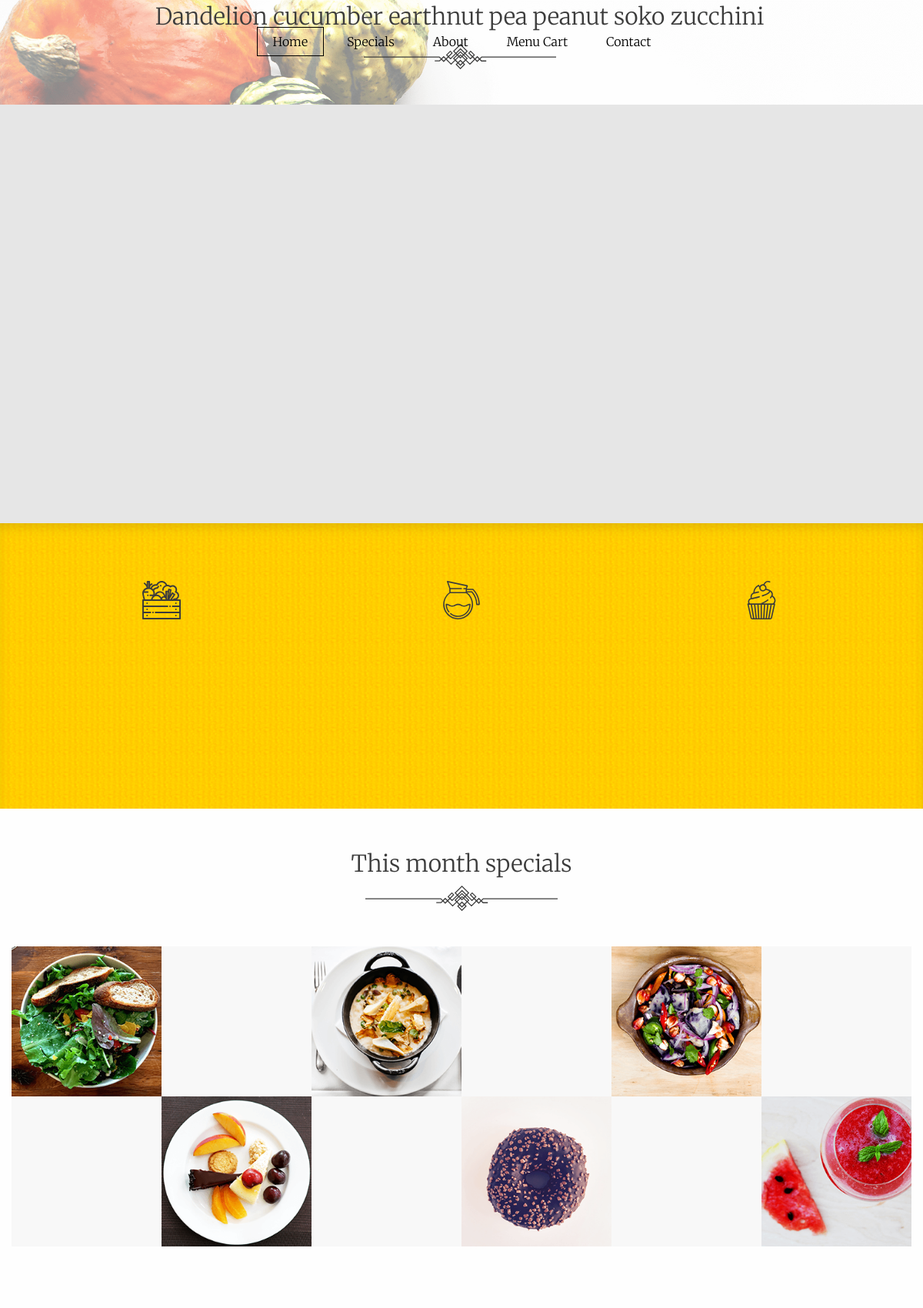
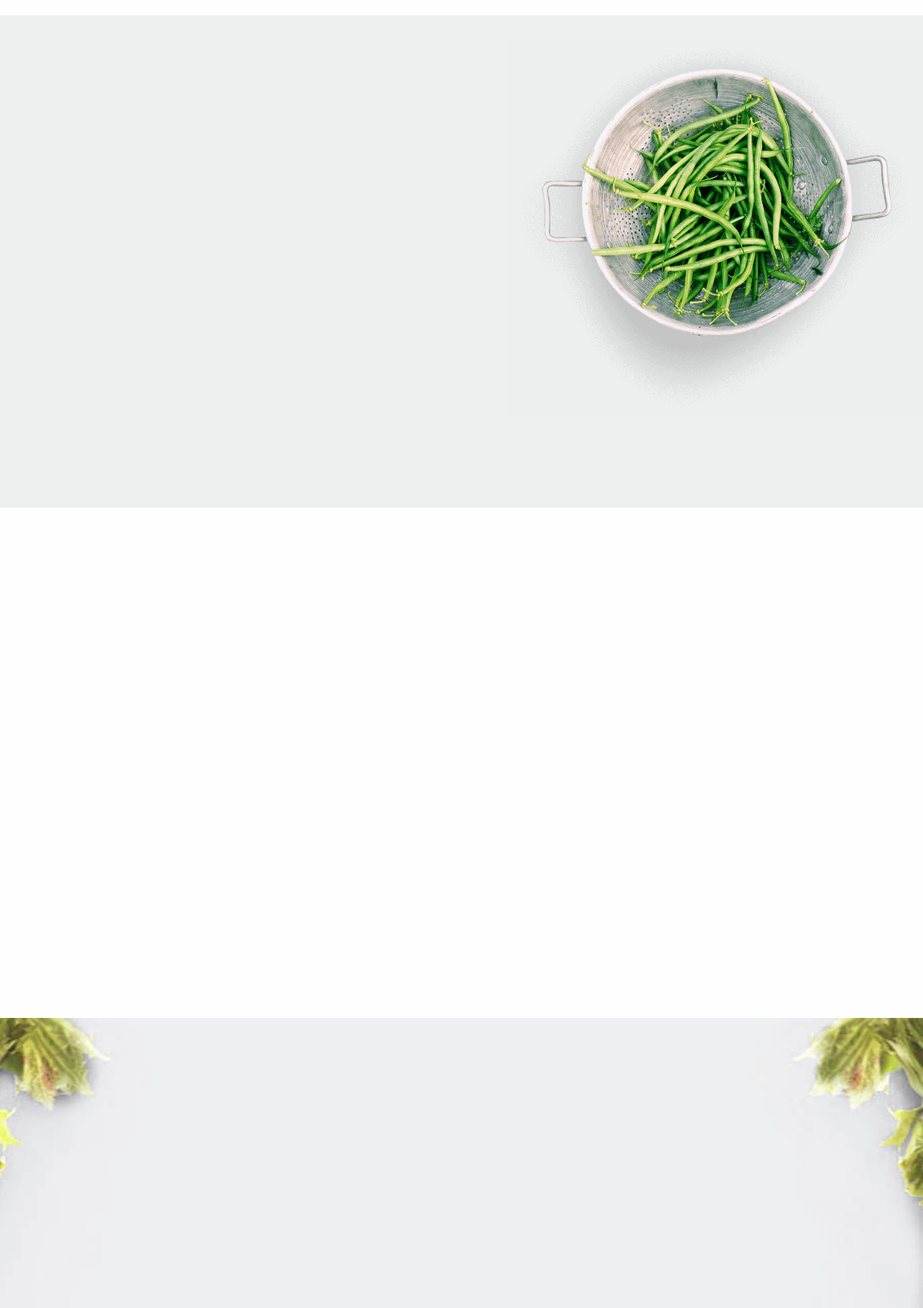
The page / (upper part) on the database its author committed (2 pictures, top to bottom).
### tables this page shows
CREATE TABLE `slider` (
  `id_slider` int(11) NOT NULL,
  `img_slider` text NOT NULL,
  `title_slider` varchar(200) NOT NULL
);

CREATE TABLE `under_slider` (
  `id_under` int(11) NOT NULL,
  `img_under1` text NOT NULL,
  `title_under1` varchar(200) NOT NULL,
  `description_under1` varchar(500) NOT NULL,
  `img_under2` text NOT NULL,
  `title_under2` varchar(200) NOT NULL,
  `description_under2` varchar(500) NOT NULL,
  `img_under3` text NOT NULL,
  `title_under3` varchar(200) NOT NULL,
  `description_under3` varchar(500) NOT NULL
);

CREATE TABLE `specials` (
  `id_special` int(11) NOT NULL,
  `img_special1` text NOT NULL,
  `title_special1` varchar(150) NOT NULL,
  `description_special1` varchar(250) NOT NULL,
  `price_special1` varchar(100) NOT NULL,
  `img_special2` text NOT NULL,
  `title_special2` varchar(150) NOT NULL,
  `description_special2` varchar(250) NOT NULL,
  `price_special2` varchar(100) NOT NULL,
  `img_special3` text NOT NULL,
  `title_special3` varchar(150) NOT NULL,
  `description_special3` varchar(250) NOT NULL,
  `price_special3` varchar(100) NOT NULL,
  `img_special4` text NOT NULL,
  `title_special4` varchar(150) NOT NULL,
  `description_special4` varchar(250) NOT NULL,
  `price_special4` varchar(100) NOT NULL,
  `img_special5` text NOT NULL,
  `title_special5` varchar(150) NOT NULL,
  `description_special5` varchar(250) NOT NULL,
  `price_special5` varchar(100) NOT NULL,
  `img_special6` text NOT NULL,
  `title_special6` varchar(150) NOT NULL,
  `description_special6` varchar(250) NOT NULL,
  `price_special6` varchar(100) NOT NULL
);

CREATE TABLE `about` (
  `id_about` int(11) NOT NULL,
  `img_about` text NOT NULL,
  `title_about` varchar(200) NOT NULL,
  `description_about` varchar(500) NOT NULL
);

### index.php (the view, shortened to what this page needs)
<?php
include "./includes/header.php";
?>
        <div class="slider">
            <?php
                $select="SELECT * FROM `slider`";
                $query=mysqli_query($conn , $select);
                while($row=mysqli_fetch_assoc($query)):
            ?>
            <div class="a-slide slide1" style="background-image: url('Dashboard/Upload/<?php echo $row['img_slider'] ?>');">
                <div class="container">
                    <div class="bottom-section scroll-reveal" data-origin="right" data-distance="20%">
                        <h1 class="header-txt"><?php echo $row['title_slider'] ?></h1>
                        <div class="divider">
                        </div>
                    </div>
                </div>
            </div>
            <?php endwhile; ?>
        </div>
    </header>
    <section class="category-icons">
        <div class="container">
            <div class="yellow-content">
                <?php
                    $select="SELECT * FROM `under_slider`";
                    $query=mysqli_query($conn , $select);
                    while($row=mysqli_fetch_assoc($query)):
                ?>
                    <div class="icon">
                        <img class="scroll-reveal" data-origin="top" data-distance="20%" src="Dashboard/Upload/<?php echo $row['img_under1'] ?>" />
                    </div>
                    <div class="icon">
                        <img class="scroll-reveal" data-origin="top" data-distance="20%" src="Dashboard/Upload/<?php echo $row['img_under2'] ?>" />
                    </div>
                    <div class="icon">
                        <img class="scroll-reveal" data-origin="top" data-distance="20%" src="Dashboard/Upload/<?php echo $row['img_under3'] ?>" />
                    </div>
                <?php endwhile; ?>
            </div>
        </div>
    </section>
    <section id="specials-grid" class="month-specials" data-scroll-reveal="enter from the bottom after 0.9s">
        <div class="container">
            <h1 class="header-txt">This month specials</h1>
            <div class="divider">
            </div>
            <div class="specials-content">
                <?php
                    $select="SELECT * FROM `specials`";
                    $query=mysqli_query($conn , $select);
                    while($row=mysqli_fetch_assoc($query)):
                ?>
                    <div class="special">
                        <div class="special-img img-01">
                            <img src="Dashboard/Upload/<?php echo $row['img_special1'] ?>" />
                        </div>
                        <div class="special-items spec-01">
                        </div>
                    </div>
                    <div class="special">
                        <div class="special-img img-02">
                            <img src="Dashboard/Upload/<?php echo $row['img_special2'] ?>" />
                        </div>
                        <div class="special-items spec-02">
                        </div>
                    </div>
                    <div class="special">
                        <div class="special-img img-03">
                            <img src="Dashboard/Upload/<?php echo $row['img_special3'] ?>" />
                        </div>
                        <div class="special-items spec-03">
                        </div>
                    </div>
                    <div class="special">
                        <div class="special-items spec-04">
                        </div>
                        <div class="special-img img-04">
                            <img src="assets/img/<?php echo $row['img_special4']; ?>" />
                        </div>
                    </div>
                    <div class="special">
                        <div class="special-items spec-05">
                        </div>
                        <div class="special-img img-05">
                            <img src="Dashboard/Upload/<?php echo $row['img_special5'] ?>" />
                        </div>
                    </div>
                    <div class="special">
                        <div class="special-items spec-06">
                        </div>
                        <div class="special-img img-06">
                            <img src="Dashboard/Upload/<?php echo $row['img_special6'] ?>" />
                        </div>
                    </div>
                <?php endwhile ?>
            </div>
        </div>
    </section>
    <?php
        $select="SELECT * FROM `about`";
        $query=mysqli_query($conn , $select);
        while($row=mysqli_fetch_assoc($query)):
    ?>
        <section id="about-us" class="about" style="background-image: url('Dashboard/Upload/<?php echo $row['img_about']; ?>');">
            <div class="container">
                <div class="about-content">
                </div>
            </div>
        </section>
    <?php endwhile; ?>
<?php include "./includes/footer.php"; ?>

### includes/header.php (shortened to what this page needs)
<!doctype html>
<html class="no-js" lang="en">
<head>
    <link rel="stylesheet" href="css/app.css">
    <link rel="stylesheet" type="text/css" href="https://cdnjs.cloudflare.com/ajax/libs/slick-carousel/1.7.1/slick.css" />
    <link rel="stylesheet" type="text/css" href="https://cdnjs.cloudflare.com/ajax/libs/slick-carousel/1.7.1/slick-theme.css" />
</head>
<body>
    <header class="site-header">
        <div class="container">
            <div class="header-content">
                <div class="top-menu  scroll-reveal">
                    <div class="menu">
                        <nav id="main-nav" data-animate="menu-in menu-out">
                            <ul class="main-navigation">
                                <li><a class="m-active" href="#" data-text="Home">Home</a></li>
                                <li><a class="m-anim" href="#specials-grid" data-text="Specials">Specials</a></li>
                                <li><a class="m-anim" href="#about-us" data-text="About">About</a></li>
                                <li><a class="m-anim" href="#main-menu" data-text="Menu Cart">Menu Cart</a></li>
                                <li><a class="m-anim" href="#contact-us" data-text="Contact">Contact</a></li>
                            </ul>
                        </nav>
                    </div>
                </div>
            </div>
        </div>

### includes/footer.php (shortened to what this page needs)
<footer id="contact-us">
        <div class="container">
        </div>
    </footer>
</body>
</html>

### rows shown on the page
slider: img_slider (picture), title_slider "Dandelion cucumber earthnut pea peanut soko zucchini"
under_slider: img_under1 (picture), img_under2 (picture), img_under3 (picture)
specials: img_special1 (picture), img_special2 (picture), img_special3 (picture), img_special4 (picture), img_special5 (picture), img_special6 (picture)
about: img_about (picture)
